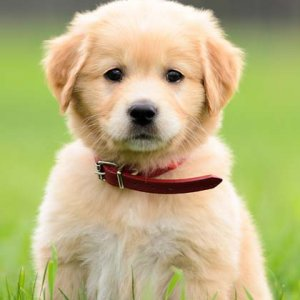
#> input picture HW2/ex2-hw2/ex2-34/images/2309662_300.jpg, 300 x 300 px, found by its file name
$ jupyter execute --allow-errors ex2-34-bai-lam.ipynb
#> lines starting #> are read from the running program, lines starting #| are printed output that depends on the picture; after the words box and inside, x2 and y2 are one past the last pixel; in counts of white or black regions, pixels touching at a corner belong together
[cell 1]
import io
import ipywidgets as widgets
import matplotlib.pyplot as plt
import PIL.Image
import numpy as np
import urllib
from skimage.transform import resize
from matplotlib.image import imread
import os
from IPython.display import display
from skimage import io as io_url
import cv2
import numpy as np
from PIL import Image
from scipy.fft import fft2, ifft2, fftshift, ifftshift

[cell 2]
from google.colab import drive
drive.mount('/content/drive')

[cell 3]
# Create image widgets
image3_spatial = widgets.Image(format='png', width=500, height=500, description='Spatial')
image3_freq    = widgets.Image(format='png', width=500, height=500, description='Frequency')
sidebyside     = widgets.HBox([image3_spatial, image3_freq])

# Create slider/select widgets
slider_inner   = widgets.FloatSlider(value=0,      min=0, max=1,      step=0.01, description='Inner radius')
slider_outer   = widgets.FloatSlider(value=1.44/2, min=0, max=1.44/2, step=0.01, description='Outer radius')

buf            = io.BytesIO()

orig_img = io_url.imread('https://img2.zergnet.com/2309662_300.jpg')
#> orig_img is the input picture: shape (300, 300, 3); mean R, G, B 185.9, 180, 128.2
orig_img = np.mean(orig_img, -1)
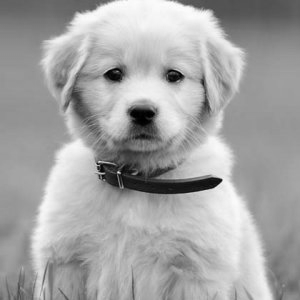
#> orig_img: shape (300, 300) float64; min 0, max 253.3, mean 164.7

x = np.fft.fftfreq(orig_img.shape[0])
y = np.fft.fftfreq(orig_img.shape[1])

xv, yv = np.meshgrid(x, y)
xv = np.fft.fftshift(xv)
yv = np.fft.fftshift(yv)

def filter_frequency(orig_img, mask):
    """
    Remove frequency based on the given mask.
    Params:
      orig_img: numpy image
      mask: same shape with orig_img indicating which frequency hold or remove
    Output:
      f_img: frequency image after applying mask
      img: image after applying mask
    """
    # Fourier transform of the original image
    f_img = fft2(orig_img)

    # Shift frequency coefficients to center
    f_img_shifted = fftshift(f_img)

    # Apply mask in frequency domain
    f_img_filtered = f_img_shifted * mask

    # Shift frequency coefficients back
    f_img_filtered_shifted = ifftshift(f_img_filtered)

    # Inverse transform
    img = np.abs(ifft2(f_img_filtered_shifted))

    return f_img_filtered, img

def on_value_change3(change):
    mask = (np.sqrt(xv**2 + yv**2) < slider_outer.value) & \
           (np.sqrt(xv**2 + yv**2) >= slider_inner.value)
    mask = np.float32(mask)

    fimg, img = filter_frequency(orig_img, mask)

    # Convert frequency domain image to a format that PIL can handle
    fimg = np.abs(fimg)  # Take magnitude of the complex values
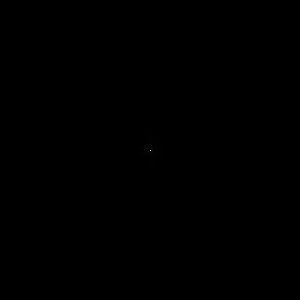
#> fimg: shape (300, 300) float64; min 2.02, max 14823517.7, mean 2751.6; drawn with min black and max white
    img = np.log(0.0001 * img + 1)  # Log transformation

    # Normalize images
    img = (255 * img / img.max()).astype(np.uint8)
    fimg = (255 * fimg / fimg.max()).astype(np.uint8)

    # Save images to buffer
    buf.seek(0)
    PIL.Image.fromarray(img).save(buf, 'png')
    image3_spatial.value = buf.getvalue()

    buf.seek(0)
    PIL.Image.fromarray(fimg).save(buf, 'png')
    image3_freq.value = buf.getvalue()

slider_inner.observe(on_value_change3, names='value')
slider_outer.observe(on_value_change3, names='value')

on_value_change3(0)

display(sidebyside)
display(slider_inner)
display(slider_outer)

[cell 4]
def read_img(img_path, img_size=(512, 512)):
  """
    + Đọc ảnh
    + Chuyển thành grayscale
    + Thay đổi kích thước ảnh thành img_size
  """
#> called with img_size = (512, 512)
  img = cv2.imread(img_path, 0)
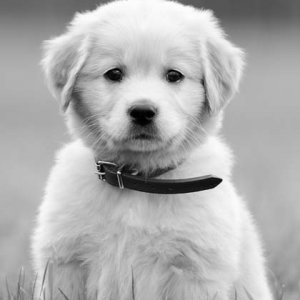
#> img: shape (300, 300); min 0, max 255, mean 175.9
  img = cv2.resize(img, img_size)
#> img: shape (512, 512)
#> call 2 of read_img, with img_size = (512, 512)
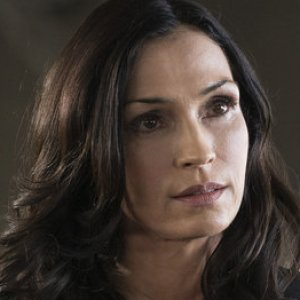
#> input picture HW2/ex2-hw2/ex2-34/images/2325631_300.jpg, 300 x 300 px, found by its file name
#> in read_img (call 2), `img = cv2.imread(img_path, 0)`:
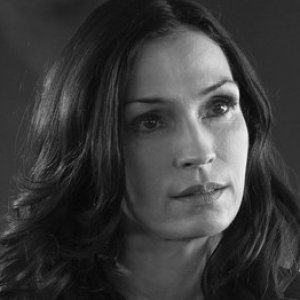
#> img: shape (300, 300); min 3, max 247, mean 59.6
  return img


def create_hybrid_img(img1, img2, r):
    """
    Create hydrid image
    Params:
    img1: numpy image 1
    img2: numpy image 2
    r: radius that defines the filled circle of frequency of image 1. Refer to the homework title to know more.
    """
#> called with r = 14
    # You need to implement the function

    # Step 1: Fourier transform for two input images
    img1_fft = fft2(img1)
    img2_fft = fft2(img2)

    # Step 2: Shift the frequency coefficients to center using fftshift
    img1_fft_shifted = fftshift(img1_fft)
    img2_fft_shifted = fftshift(img2_fft)

    # Step 3: Create mask based on radius (r)
    rows, cols = img1.shape
#> rows = 512; cols = 512
    crow, ccol = rows // 2, cols // 2
#> crow = 256; ccol = 256
    mask = np.zeros((rows, cols), dtype=np.float32)
    for i in range(rows):
        for j in range(cols):
            dist = np.sqrt((i - crow) ** 2 + (j - ccol) ** 2)
            if dist <= r:
                mask[i, j] = 1
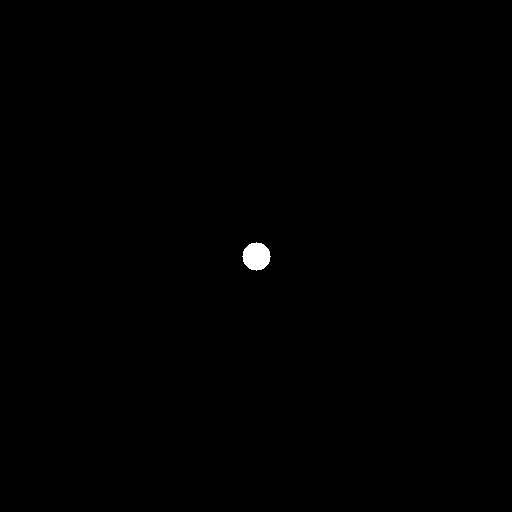
#> mask: shape (512, 512) float32; values 0 (black) and 1 (white), 0.23% white; 1 white region, box (x1, y1, x2, y2) and area: (242, 242, 271, 271) 613

    # Step 4: Combine frequencies of two images using mask
    img1_hybrid_fft = img1_fft_shifted * mask
    img2_hybrid_fft = img2_fft_shifted * (1 - mask)
    hybrid_img_fft = img1_hybrid_fft + img2_hybrid_fft

    # Step 5: Shift the frequency coefficients back using ifftshift
    hybrid_img_fft_shifted = ifftshift(hybrid_img_fft)

    # Step 6: Invert transform using ifft2
    hybrid_img = np.abs(ifft2(hybrid_img_fft_shifted))
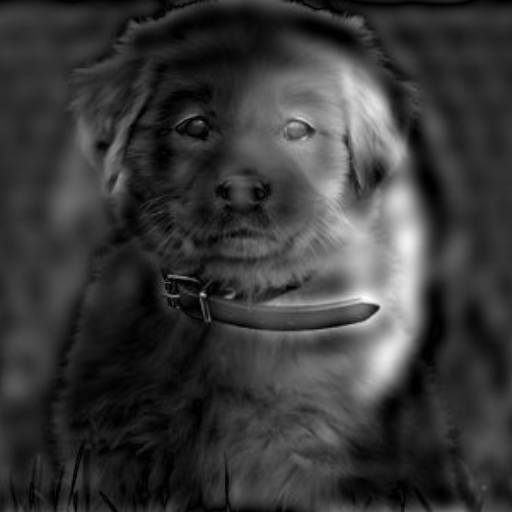
#> hybrid_img: shape (512, 512) float64; min 0.00042, max 266, mean 59.8; drawn with min black and max white

    return hybrid_img
